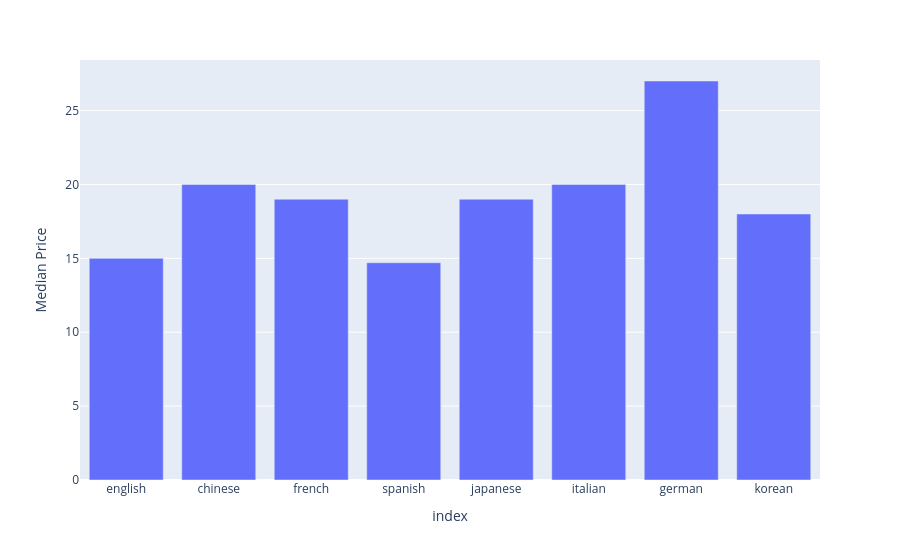

Notebook code cell kept with this figure:
### Code cell
df_median_price = pd.DataFrame.from_dict(median_price, orient="index", columns=["Median Price"])
df_median_price
fig = px.bar(df_median_price, y='Median Price')
fig.show()

### Figure 1 — Plotly figure (JSON) as saved in the notebook; plotly's stock layout.template omitted (floating-point values rounded to 4 significant figures)
{"data": [{"hovertemplate": "index=%{x}<br>Median Price=%{y}<extra></extra>", "legendgroup": "", "marker": {"color": "#636efa", "pattern": {"shape": ""}}, "name": "", "orientation": "v", "showlegend": false, "textposition": "auto", "type": "bar", "x": ["english", "chinese", "french", "spanish", "japanese", "italian", "german", "korean"], "xaxis": "x", "y": [15.0, 20.0, 19.0, 14.7, 19.0, 20.0, 27.0, 18.0], "yaxis": "y"}], "layout": {"barmode": "relative", "legend": {"tracegroupgap": 0}, "margin": {"t": 60}, "xaxis": {"anchor": "y", "domain": [0, 1], "title": {"text": "index"}}, "yaxis": {"anchor": "x", "domain": [0, 1], "title": {"text": "Median Price"}}}}
